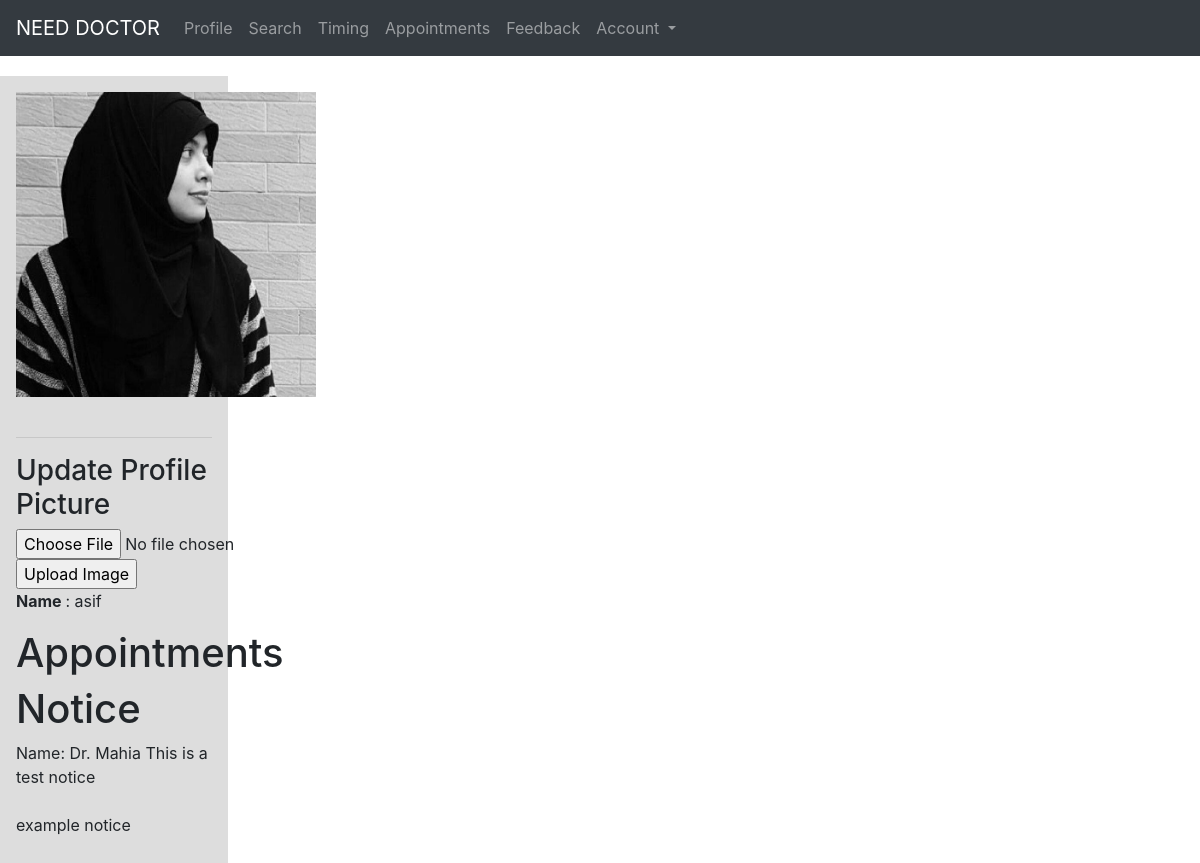
The app's page /appointment.php (signed in) with its own data.
### tables this page shows
CREATE TABLE `profile_pic_doctor` (
  `id` int(11) NOT NULL,
  `doctor_id` int(11) NOT NULL,
  `image_name` varchar(200) NOT NULL
);

CREATE TABLE `patient` (
  `patient_id` int(11) NOT NULL,
  `name` varchar(50) NOT NULL,
  `email` varchar(50) NOT NULL,
  `password` varchar(50) NOT NULL,
  `confirm_password` varchar(50) NOT NULL,
  `contact_no` int(14) NOT NULL,
  `address` varchar(50) NOT NULL,
  `dob` date NOT NULL,
  `blood_group` varchar(3) NOT NULL,
  `gender` varchar(7) NOT NULL,
  `image` varchar(100) DEFAULT NULL
);

CREATE TABLE `notice` (
  `n_id` int(11) NOT NULL,
  `doctor_email` varchar(50) NOT NULL,
  `notice` text NOT NULL
);

### includes/left-sidebar-doctor.php (the view, shortened to what this page needs)
<div class="box1">
    <div class="profile-pic">
        <?php
        $user_id = $_SESSION["id"];
        $sql = "SELECT * FROM profile_pic_doctor WHERE doctor_id = $user_id";
        $results = $conn->query($sql);
        if ($results->num_rows > 0) {
            while ($row = $results->fetch_assoc()) {
                $image = $row["image_name"];
            }
        }
        ?>
        <?php if ($image): ?>
            <img src="images/profile-pics/<?php echo $image ?>"/>
        <?php else: ?>
            <img src="images/profile-pics/icons8-add_user.png"/>
        <?php endif; ?>
    </div>
    <br>
    <hr>
    <h3>Update Profile Picture</h3>
    <form action="doctorprofile.php" method="post" enctype="multipart/form-data">
        <input type="file" name="fileToUpload" id="fileToUpload">
        <input type="submit" value="Upload Image" name="submit-image">
    </form>
    <?php
    $email = $_SESSION['email'];
    $sql11 = mysqli_query($conn, "SELECT * FROM patient where email = '$email'");
    while ($pro = mysqli_fetch_array($sql11)) {
        $name = $pro["name"];
        echo "
 			<p><b>Name </b>: $name </p>
 			";
    }
    ?>
</div>

### includes/right-sidebar.php
<div class="box3">
    <h1>Notice</h1>
    <?php
    $text = (mysqli_query($conn, "SELECT * FROM notice ;"));
    while ($row = mysqli_fetch_assoc($text)) {
        echo $row['notice'];
        echo "<br> <br>";
    }
    ?>
</div>

### css/style.css (style rules this page uses)
.box1 { grid-column: 1; grid-row: 1/12; }
.box3 { grid-column: 3; grid-row: 1/12; }
.box1 { grid-column: 1; grid-row: 1/3; grid-gap: 1em; }
.box3 { grid-column: 2/3; grid-row: 2; grid-gap: 1em; }
.profile-pic img { max-width: 300px; }

### records on screen
profile_pic_doctor: image_name (picture)
patient: name "asif"
notice: notice "Name: Dr. Mahia This is a test notice"
notice: notice "example notice"
